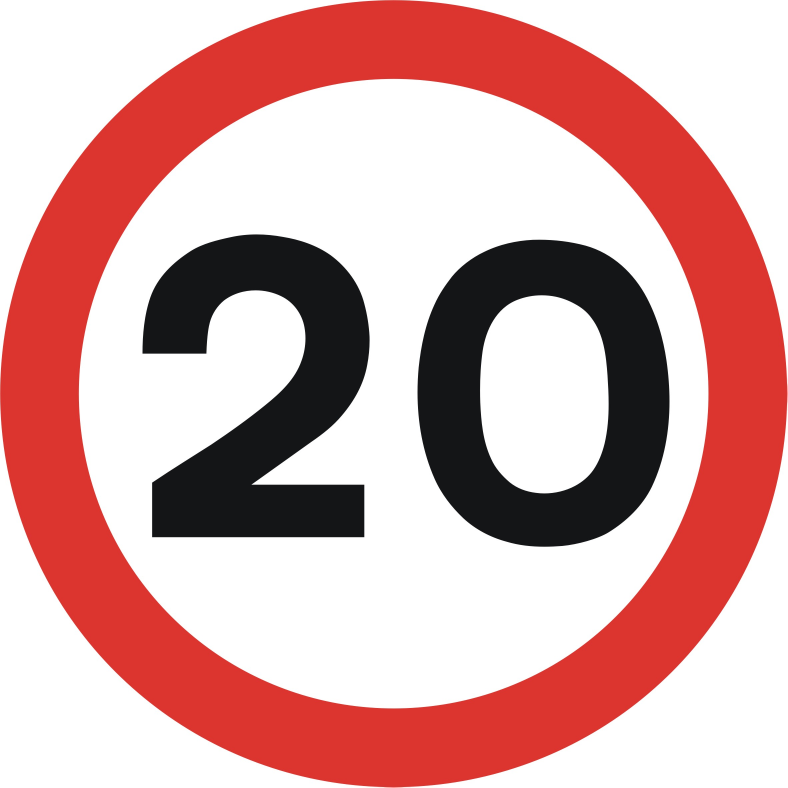
#> input picture templates/20MPH.jpg, 2362 x 2362 px (shown at 1/3 size); its folder holds only this picture in this run
$ python acw1.py --image templates/20MPH.jpg --inputfile templates/30MPH.jpg   (older library calls are emulated)
#> lines starting #> are read from the running program, lines starting #| are printed output that depends on the picture; after the words box and inside, x2 and y2 are one past the last pixel; in counts of white or black regions, pixels touching at a corner belong together
### image_utils.py
import cv2
import numpy as np
from skimage.feature import graycomatrix, graycoprops
import os

# Mapping of detected signs to assigned numbers
SIGN_NUMBERS = {
    "roundabout": 1,
    "double bend": 2,
    "dual carriageway ends": 3,
    "traffic lights": 4,
    "roadworks": 5,
    "ducks": 6,
    "turn left": 7,
    "keep left": 8,
    "mini roundabout": 9,
    "one way": 10,
    "warning": 11,
    "give way": 12,
    "no entry": 13,
    "stop": 14,
    "20MPH": 15,
    "30MPH": 16,
    "40MPH": 17,
    "50MPH": 18,
    "national speed limit": 19
}

# Load templates at module level
TEMPLATES = []
sift = cv2.SIFT_create()
TEMPLATE_DIR = os.path.join(os.path.dirname(__file__), "templates")

for filename in os.listdir(TEMPLATE_DIR):
    if filename.lower().endswith((".jpg", ".jpeg", ".png")):
        path = os.path.join(TEMPLATE_DIR, filename)
        image = cv2.imread(path)
#> image is the input picture: shape (2362, 2362, 3); mean B, G, R 165.6, 167, 214
        gray = cv2.cvtColor(image, cv2.COLOR_BGR2GRAY)
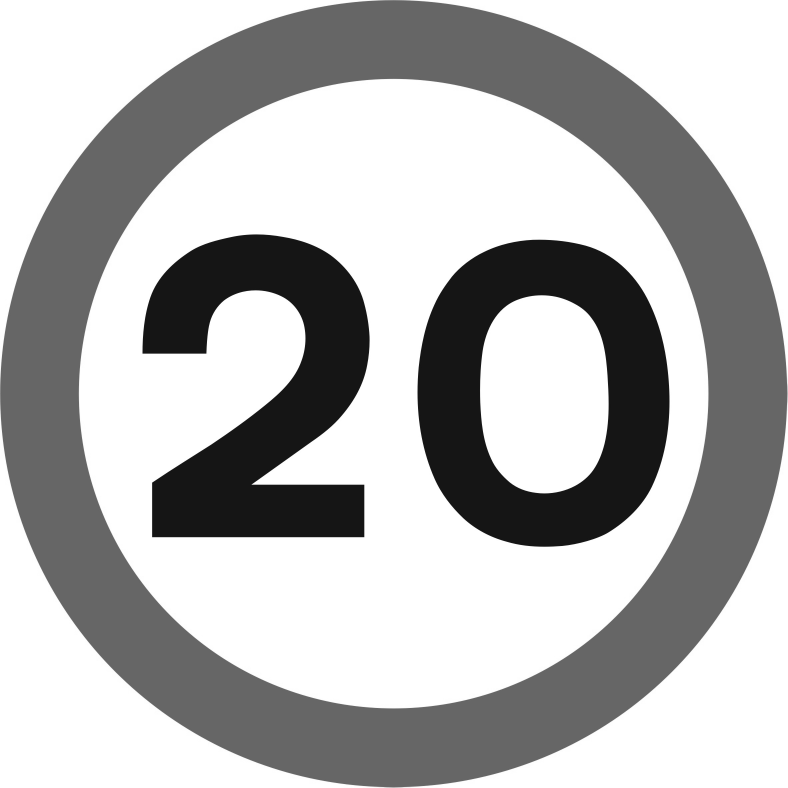
#> gray: shape (2362, 2362) (shown at 1/3 size); min 6, max 255, mean 180.9
        kp, des = sift.detectAndCompute(gray, None)
#> kp = 51 keypoints; strongest (x, y, size): (534, 950, 147.2), (1007, 1535, 120.7), (647, 1479, 207.3), (782, 1017, 173.6)
        label = os.path.splitext(filename)[0]
        TEMPLATES.append((label, kp, des, gray))

def normalise_brightness(image):
    hsv = cv2.cvtColor(image, cv2.COLOR_BGR2HSV)
#> hsv: shape (2362, 2362, 3); mean H, S, V 16.7, 61.1, 214.4
    avg_brightness = np.mean(hsv[:, :, 2])
#> avg_brightness = 214.4
    print(f"🔆 average brightness before: {avg_brightness:.2f}")
#| 🔆 average brightness before: 214.41

    if avg_brightness < 80:
        hsv[:, :, 2] = cv2.equalizeHist(hsv[:, :, 2])
    elif avg_brightness > 180:
        hsv[:, :, 2] = np.clip(hsv[:, :, 2] * 0.8, 0, 255).astype(np.uint8)
#> hsv: shape (2362, 2362, 3); mean H, S, V 16.7, 61.1, 171.5

    result = cv2.cvtColor(hsv, cv2.COLOR_HSV2BGR)
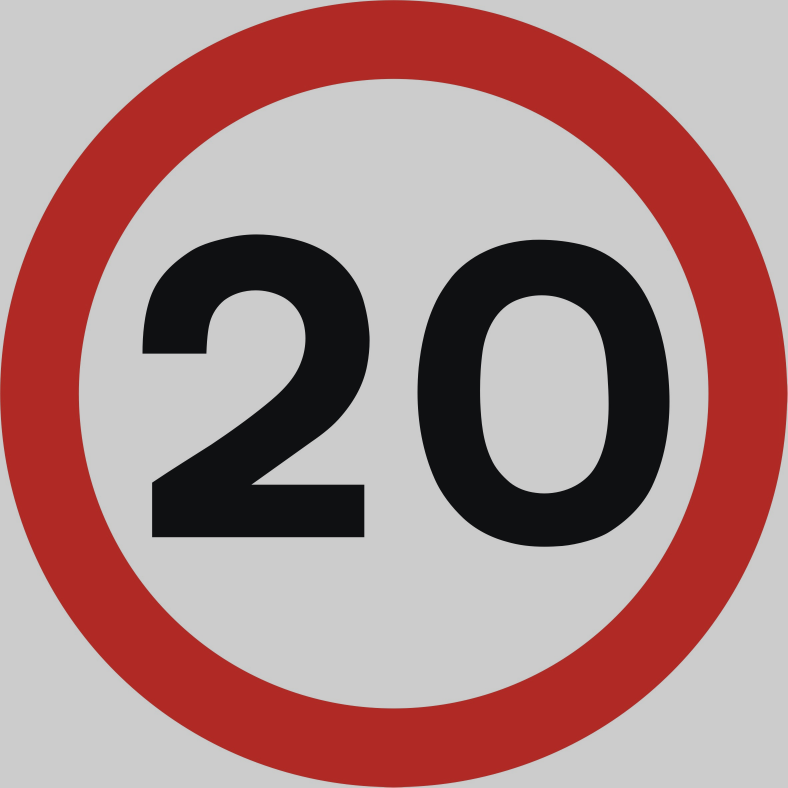
#> result: shape (2362, 2362, 3) (shown at 1/3 size); mean B, G, R 132.2, 133.1, 171
    print("✅ brightness normalised.")

    return result

def detect_colour_signs(image):
    hsv = cv2.cvtColor(image, cv2.COLOR_BGR2HSV)
#> hsv: shape (2362, 2362, 3); mean H, S, V 16.7, 62.4, 171.5

    # --- Red Mask ---
    lower_red1 = np.array([0, 70, 50])
    upper_red1 = np.array([10, 255, 255])
    lower_red2 = np.array([170, 70, 50])
    upper_red2 = np.array([180, 255, 255])
    red_mask = cv2.inRange(hsv, lower_red1, upper_red1) + cv2.inRange(hsv, lower_red2, upper_red2)
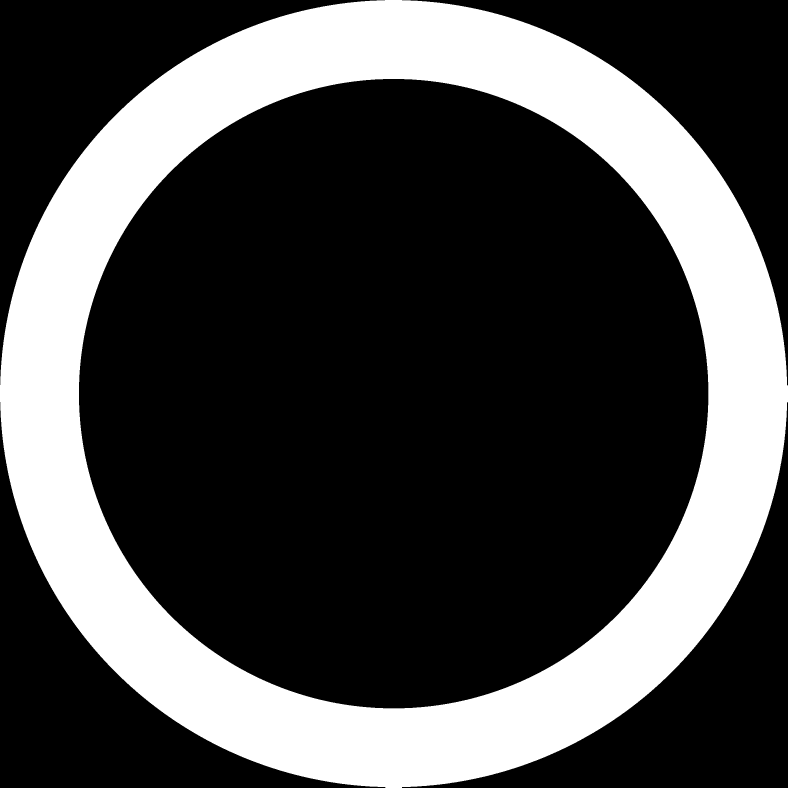
#> red_mask: shape (2362, 2362) (shown at 1/3 size); 28.3% white; 1 white region, box (x1, y1, x2, y2) and area: (0, 0, 2362, 2362) 1578724

    # --- Blue Mask ---
    lower_blue1 = np.array([100, 100, 50])
    upper_blue1 = np.array([130, 255, 255])
    lower_blue2 = np.array([85, 30, 30])
    upper_blue2 = np.array([145, 255, 255])
    blue_mask1 = cv2.inRange(hsv, lower_blue1, upper_blue1)
#> blue_mask1: shape (2362, 2362); every value is 0
    blue_mask2 = cv2.inRange(hsv, lower_blue2, upper_blue2)
    blue_mask = cv2.bitwise_or(blue_mask1, blue_mask2)

    # --- Apply same morphological filtering to both ---
    kernel = cv2.getStructuringElement(cv2.MORPH_ELLIPSE, (5, 5))
    def clean_mask(mask, min_area=600):
        # Erode and dilate to reduce noise
#> called with min_area = 600
        mask = cv2.erode(mask, kernel, iterations=1)
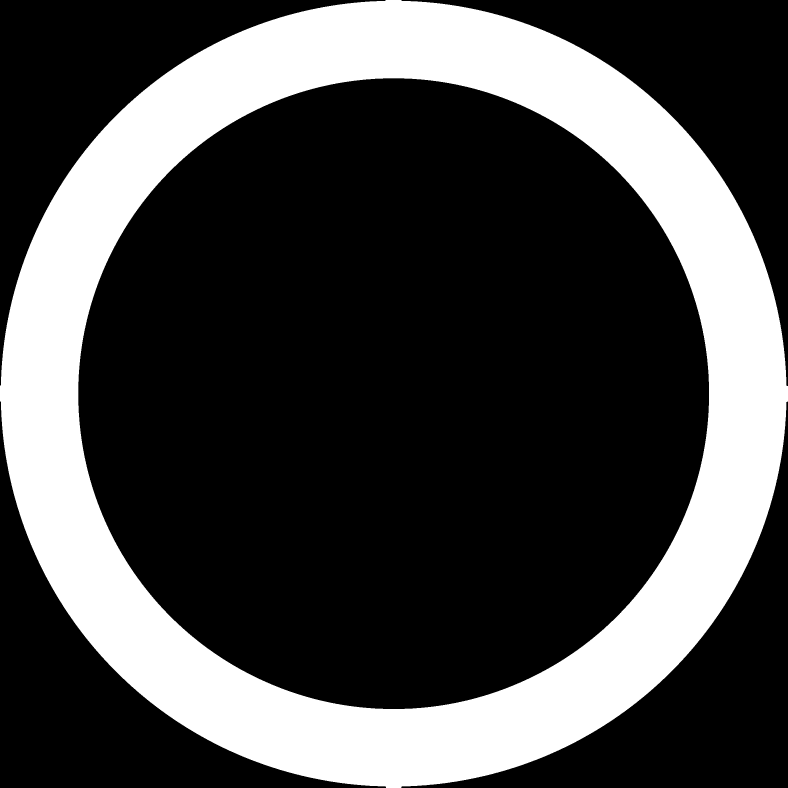
#> mask: shape (2362, 2362) (shown at 1/3 size); 27.8% white; 1 white region, box (x1, y1, x2, y2) and area: (0, 0, 2362, 2362) 1551597
        mask = cv2.dilate(mask, kernel, iterations=2)
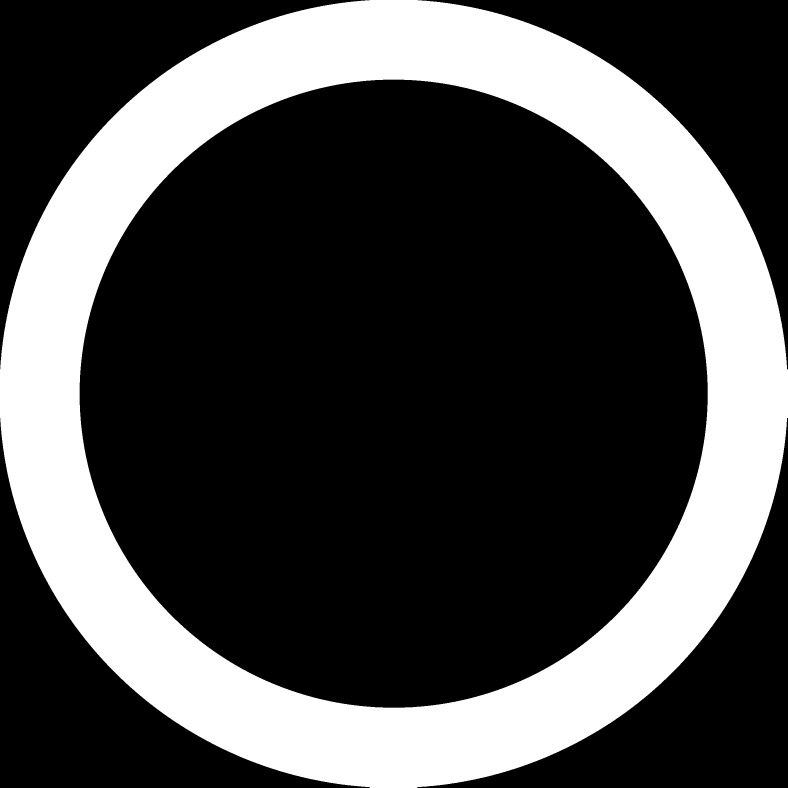
#> mask: shape (2362, 2362) (shown at 1/3 size); 28.8% white; 1 white region

        # Filter by contour area
        contours, _ = cv2.findContours(mask, cv2.RETR_EXTERNAL, cv2.CHAIN_APPROX_SIMPLE)
#> contours = 1 contour; box (x1, y1, x2, y2) and area: (0, 0, 2362, 2362) 4390520
        cleaned_mask = np.zeros_like(mask)
        for cnt in contours:
            if cv2.contourArea(cnt) > min_area:
                cv2.drawContours(cleaned_mask, [cnt], -1, 255, thickness=cv2.FILLED)
#> this loop made 1 pass
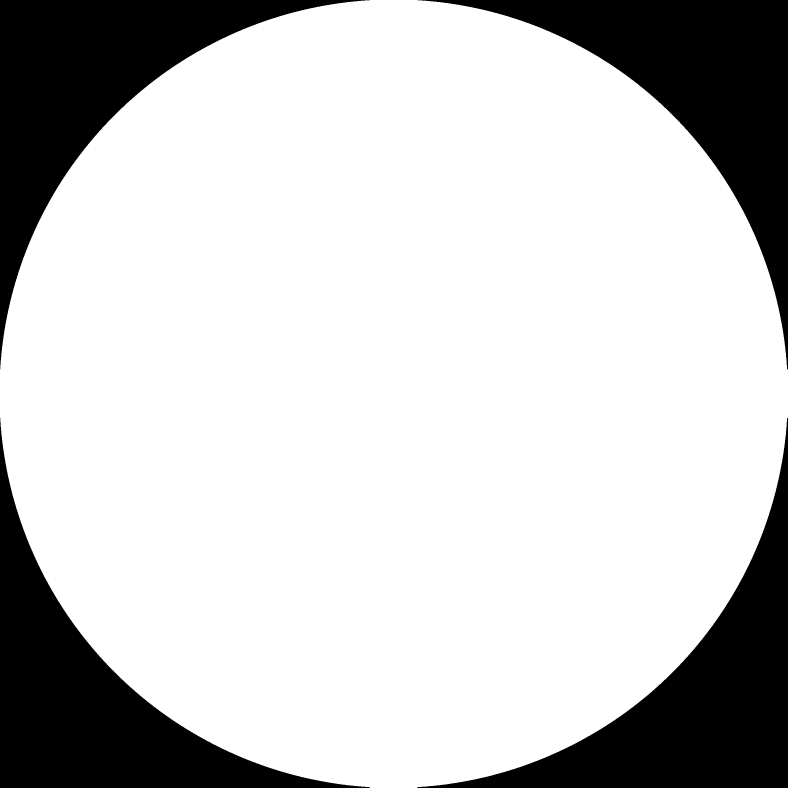
#> cleaned_mask: shape (2362, 2362) (shown at 1/3 size); 78.8% white; 4 black regions
        return cleaned_mask

    red_clean = clean_mask(red_mask)
    blue_clean = clean_mask(blue_mask)
    cv2.imshow("Red Mask Cleaned", red_clean)
    cv2.imshow("Blue Mask Cleaned", blue_clean)
    cv2.waitKey(0)

    return red_clean, blue_clean

# [81 lines left out: functions extract_glcm_features, detect_shape, get_stats, not called in this run]

def find_sign_contours(mask, min_area=300, max_area=100000):
#> called with min_area = 300, max_area = 100000
    contours, _ = cv2.findContours(mask, cv2.RETR_EXTERNAL, cv2.CHAIN_APPROX_SIMPLE)
    print(f"🔍 Found {len(contours)} contours before filtering.")
#| 🔍 Found 1 contours before filtering.

    valid_contours = []
    for cnt in contours:
        area = cv2.contourArea(cnt)
        if not (min_area < area < max_area):
            continue

        x, y, w, h = cv2.boundingRect(cnt)
        aspect_ratio = w / float(h)
        perimeter = cv2.arcLength(cnt, True)
        circularity = (4 * np.pi * area) / (perimeter ** 2) if perimeter > 0 else 0
        hull_area = cv2.contourArea(cv2.convexHull(cnt))
        solidity = area / hull_area if hull_area > 0 else 0
        print(f"➕ Area: {area:.1f}, Circ: {circularity:.2f}, Sol: {solidity:.2f}, AR: {aspect_ratio:.2f}")


        if solidity > 0.6 and area > 600 and 0.3 < aspect_ratio < 2.5:
            valid_contours.append(cnt)
#> this loop made 1 pass
#> area on pass 1: 4390520.5
#> after the loop, valid_contours = []

    print(f"✅ {len(valid_contours)} valid contours remaining after filtering.")
#| ✅ 0 valid contours remaining after filtering.
    return valid_contours


# [71 lines left out: function identify_sign, not called in this run]

### image_processing.py
import cv2
import os
import numpy as np
from image_utils import (
    normalise_brightness,
    detect_colour_signs,
    identify_sign,
    detect_shape,
    find_sign_contours
)

def process_single_image(image_path, output_filename):
    print(f"\n📂 Processing image: {image_path}")

    # Load Image
    image = cv2.imread(image_path)
    if image is None:
        print(f"❌ Error: Could not load image {image_path}")
        return
    print("✅ Image loaded successfully.")

    # Step 1: Normalize Brightness
    normalized_image = normalise_brightness(image)
    cv2.imshow("Debug - Normalized Brightness", normalized_image)
    cv2.waitKey(0)

    red_mask, blue_mask = detect_colour_signs(normalized_image)
    combined_mask = cv2.bitwise_or(red_mask, blue_mask)
    cv2.imshow("Debug - Combined Red + Blue Mask", combined_mask)
    cv2.waitKey(0)

    # Step 3: Find & Filter Contours
    valid_contours = find_sign_contours(combined_mask)
#> valid_contours = []
    if not valid_contours:
        print("⚠️ No valid contours detected.")
        return

    # Step 4: Identify Shapes & Recognize Signs
    for idx, cnt in enumerate(valid_contours):
        shape = detect_shape(cnt, normalized_image)  # FIXED ✅
        sign_name, sign_number = identify_sign(normalized_image, cnt, shape, combined_mask)  # FIXED ✅

        if sign_name != "unknown":
            print(f"✅ Detected: {sign_name} (#{sign_number}) - Shape: {shape}")

            # Get bounding box & normalize coordinates
            x, y, w, h = cv2.boundingRect(cnt)
            img_height, img_width = image.shape[:2]
            bb_xcentre = (x + w / 2) / img_width
            bb_ycentre = (y + h / 2) / img_height
            bb_width = w / img_width
            bb_height = h / img_height

            # Save Output to File
            with open(output_filename, "a") as file:
                file.write(f"{image_path}, {sign_number}, {sign_name}, {bb_xcentre:.6f}, {bb_ycentre:.6f}, {bb_width:.6f}, {bb_height:.6f}, 0, 0.0, 1.0\n")

            # Draw Bounding Box and Show Image
            cv2.rectangle(image, (x, y), (x + w, y + h), (0, 255, 0), 2)
            cv2.putText(image, f"{sign_name}", (x, y - 10), cv2.FONT_HERSHEY_SIMPLEX, 0.6, (0, 255, 0), 2)

    # ✅ Display the final detected image and **keep it open until user closes**
    cv2.imshow("Final Detections", image)
    print("✅ Press any key to close the image window.")
    cv2.waitKey(0)
    cv2.destroyAllWindows()

    print("✅ Image processing complete.")

### acw1.py
import argparse
import os
import image_processing
import video_processing


def main():
    print("✅ Script started")  # Verifying execution

    parser = argparse.ArgumentParser(description="Traffic Sign Detection")
    parser.add_argument("--image", help="Path to a single image file")
    parser.add_argument("--inputfile", help="Path to a text file with an image list")
    parser.add_argument("--video", help="Path to a video file (or 'webcam' for live feed)")
    parser.add_argument("--output", help="Path to output file for detection results", default="output.txt")

    args = parser.parse_args()  # ✅ FIX: Parse arguments first

    # Ensure output file is set correctly
    if not args.output:
        args.output = "output.txt"

    # Ensure output file is cleared before writing new results
    with open(args.output, "w") as file:
        file.write("")  # Clears previous data

    if args.image:
        image_path = os.path.join("acw1_test_images", args.image)  # Ensure correct path
        if not os.path.exists(image_path):
            print(f"❌ Error: Image file '{image_path}' not found.")
            return
        print(f"📂 Processing single image: {image_path}")
        image_processing.process_single_image(image_path, args.output)

    elif args.inputfile:
        if not os.path.exists(args.inputfile):
            print(f"❌ Error: Input file '{args.inputfile}' not found.")
            return

        with open(args.inputfile, "r") as file:
            image_list = file.read().splitlines()

        print(f"📄 Processing multiple images from: {args.inputfile}")
        for image_name in image_list:
            image_path = os.path.join("acw1_test_images", image_name)
            if os.path.exists(image_path):
                print(f"🔍 Processing: {image_path}")
                image_processing.process_single_image(image_path, args.output)
            else:
                print(f"⚠️ Skipping '{image_path}' (file not found)")

    elif args.video:
        print(f"📹 Processing video: {args.video}")
        video_processing.process_video(args.video, args.output)

    else:
        print("❌ Please provide --image, --inputfile, or --video.")

if __name__ == "__main__":
    main()

$ run again, on templates/double_bend.jpg
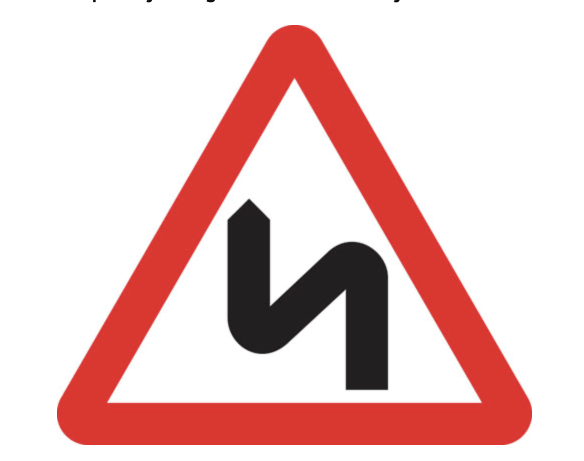
#> input picture templates/double_bend.jpg, 1168 x 922 px (shown at 1/2 size)
#> image is the input picture: shape (922, 1168, 3); mean B, G, R 199.9, 201.2, 234.1
#> kp = 40 keypoints; strongest (x, y, size): (501, 468, 61.3), (734, 719, 65.3), (563, 557, 40.9), (668, 632, 39.9)
#> avg_brightness = 234.2
#| 🔆 average brightness before: 234.15
#> in detect_colour_signs, `red_mask = cv2.inRange(hsv, lower_red1, upper_red1) + cv2.inRange(hsv,..`:
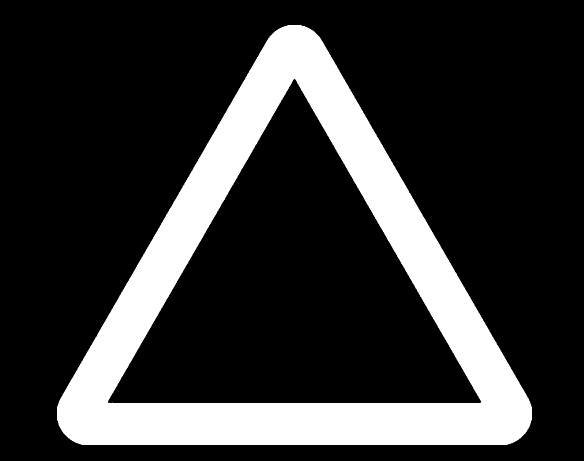
#> red_mask: shape (922, 1168) (shown at 1/2 size); 20.4% white; 1 white region, box (x1, y1, x2, y2) and area: (114, 50, 1064, 890) 219889
#> blue_mask1: shape (922, 1168); every value is 0
#> in clean_mask, `contours, _ = cv2.findContours(mask, cv2.RETR_EXTERNAL, cv2.CHAIN_APPR..`: contours = 1 contour; box (x1, y1, x2, y2) and area: (112, 48, 1066, 892) 468272
#> the loop in clean_mask, `for cnt in contours:` made 1 pass
#> after the loop in clean_mask, `for cnt in contours:`:
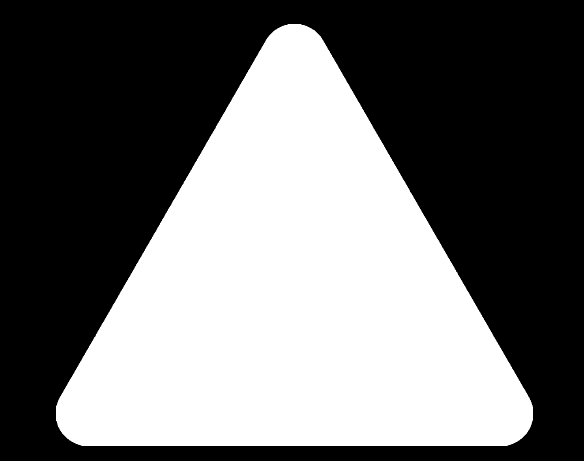
#> cleaned_mask: shape (922, 1168) (shown at 1/2 size); 43.6% white; 1 white region
#| 🔍 Found 1 contours before filtering.
#> the loop in find_sign_contours, `for cnt in contours:` made 1 pass
#> area on pass 1: 468271.5
#> after the loop in find_sign_contours, `for cnt in contours:`: valid_contours = []
#| ✅ 0 valid contours remaining after filtering.
